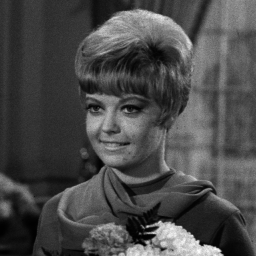
%> input picture girl.tif, 256 x 256 px
$ octave matlab13_3.m   (GNU Octave 9; MATLAB toolbox functions it lacks are replaced by stand-ins)
%> lines starting %> are read from the running program, lines starting %| are printed output that depends on the picture
%2次元FIRフィルタによる画像処理
x = imread('girl.tif');                    %画像の読み込み
%> x is the input picture: size 256x256 uint8; min 1, max 254, mean 73.6
figure(1);
imshow(x,[0 255]);                         %入力画像の図示
%平滑化と雑音除去
hs = [ 1 1 1; 1 1 1; 1 1 1]/9;             %平滑化フィルタ
y = filter2(hs,x);                         %平滑化
figure(2);
imshow(y,[0 255]);                         %平滑化された画像の図示
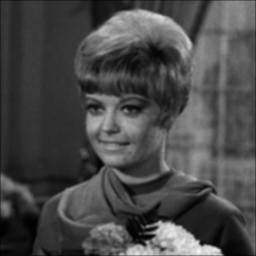
%> displayed picture: size 256x256, on the screen's scale of 0 to 255; min 1, max 247, mean 73.2
%
mu = 0; sigma2 = 0.0025;                   %白色ガウス雑音の平均と分散
noisy_x = imnoise(x,'gaussian',mu,sigma2); %画像に白色ガウス雑音を加える
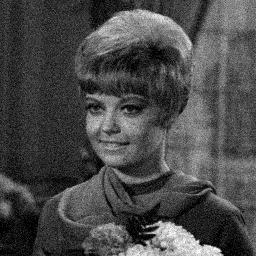
%> noisy_x: size 256x256 uint8; min 0, max 255, mean 73.6
figure(3);
imshow(noisy_x,[0 255]);                   %雑音が入った画像の図示
y = filter2(hs,noisy_x);                   %雑音の除去
figure(4);
imshow(y,[0 255]);                         %雑音除去された画像の図示
%
%鮮鋭化
he = [ 0 -1 0; -1 5 -1; 0 -1 0];           %鮮鋭化フィルタ
y = filter2(he,x);                         %鮮鋭化
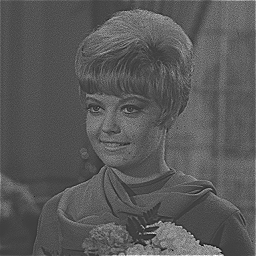
%> y: size 256x256 double; min -183, max 553, mean 74.7; drawn with min black and max white
figure(5);
imshow(y,[0 255]);                         %鮮鋭化された画像の図示
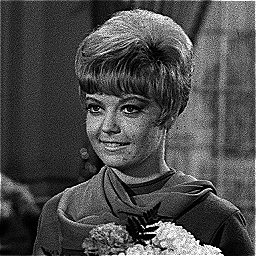
%> displayed picture: size 256x256, on the screen's scale of 0 to 255; min 0, max 255, mean 74.9
%輪郭抽出
hL = [0 1 0; 1 -4 1; 0 1 0];               %ラプラシアンフィルタ
y = filter2(hL,x);                         %輪郭抽出
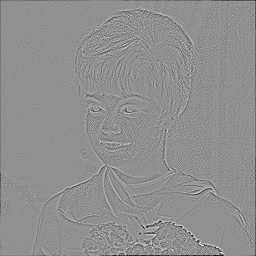
%> y: size 256x256 double; min -306, max 233, mean -1.2; drawn with min black and max white
figure(6);
imshow(y,[0 255]);                         %輪郭抽出された画像の図示
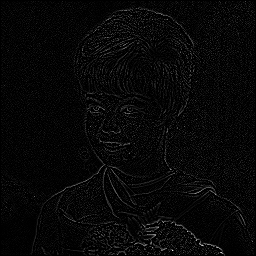
%> displayed picture: size 256x256, on the screen's scale of 0 to 255; min 0, max 233, mean 7.5
